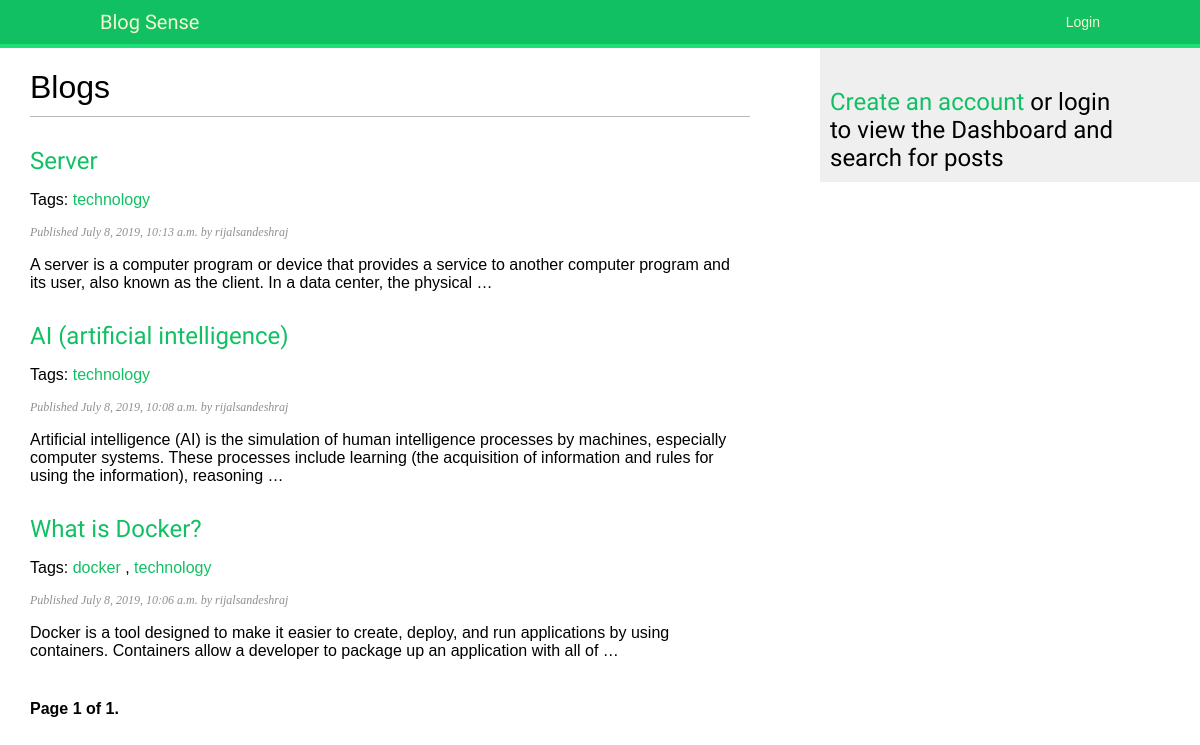
Screenshot of /blog/ with the database file from the repository.
### blog/models.py (models this page shows, shortened)
class Post(models.Model):
    STATUS_CHOICES = (
        ('draft', 'Draft'),
        ('published', 'Published'),
    )
    title = models.CharField(max_length=250)
    slug = models.SlugField(max_length=250,
                            unique_for_date='publish')
    author = models.ForeignKey(User,
                               on_delete=models.CASCADE,
                               related_name='blog_posts')
    body = models.TextField()
    publish = models.DateTimeField(default=timezone.now)
    created = models.DateTimeField(auto_now_add=True)
    updated = models.DateTimeField(auto_now=True)
    status = models.CharField(max_length=10,
                              choices=STATUS_CHOICES,
                              default='draft')
    objects = models.Manager()   # The default manager.
    published = PublishedManager()   # The custom manager.
    class Meta:
        ordering = ('-publish',)
    def get_absolute_url(self):
        return reverse('blog:post_detail',
                       args=[self.publish.year,
                             self.publish.month,
                             self.publish.day,
                             self.slug])
    tags = TaggableManager()

### blog/views.py (the view)
# urls.py: path('', views.post_list, name='post_list'),
def post_list(request, tag_slug=None):
    object_list = Post.published.all()
    tag = None
    if tag_slug:
        tag = get_object_or_404(Tag, slug=tag_slug)
        object_list = object_list.filter(tags__in=[tag])
    paginator = Paginator(object_list, 3)   # 3 posts in each page
    page = request.GET.get('page')
    try:
        posts = paginator.page(page)
    except PageNotAnInteger:
        posts = paginator.page(1)
    except EmptyPage:
        posts = paginator.page(paginator.num_pages)
    return render(request,
                  'blog/post/list.html',
                  {'page': page,
                   'posts': posts,
                   'tag': tag})

### blog/models.py (called while the page is built)
    def get_queryset(self):
        return super(PublishedManager,
                     self).get_queryset()\
            .filter(status='published')

### blog/templates/blog/post/list.html (shortened to what this page needs)
{% extends "blog/base.html" %}
{% load blog_tags %}
{% block content %}
<h1>Blogs</h1>
{% for post in posts %}
<h2>
    <a href="{{ post.get_absolute_url }}">
        {{ post.title }}
    </a>
</h2>
<p class="tags">
    Tags:
    {% for tag in post.tags.all %}
    <a href="{% url 'blog:post_list_by_tag' tag.slug %}">
        {{ tag.name }}
    </a>
    {% if not forloop.last %}, {% endif %}
    {% endfor %}
</p>
<p class="date">
    Published {{ post.publish }} by {{ post.author }}
</p>
{{ post.body|truncatewords:30|linebreaks }}
{% endfor %}
{% include "blog/pagination.html" with page=posts %}
{% endblock %}

### blog/templates/blog/base.html (shortened to what this page needs)
{% load blog_tags %}
{% load static %}
<!DOCTYPE html>
<html>
<head>
    <link href="{% static 'css/base.css' %}" rel="stylesheet">
</head>
<body>
    <div id="header">
        <span class="logo"><a href="{% url 'blog:post_list' %}">Blog Sense</a></span>
        <span class="user">
            {% if request.user.is_authenticated %}
            Hello {{ request.user.first_name }},
            <a href="{% url 'logout' %}">Log Out</a>
            {% else %}
            <a href="{% url 'login' %}">Login</a>
            {% endif %}
        </span>
    </div>
    <div id="content">
        {% block content %}
        {% endblock %}
    </div>
    {% if request.user.is_authenticated %}
    <div id="sidebar">
        <h2>Dashboard</h2>
        <p>This is my blog. I've written {% total_posts %} posts so far.</p>
        <p><a href="{% url 'blog:post_feed' %}">Subscribe to my RSS feed</a></p>
        <h3>Latest Posts</h3>
        {% show_latest_posts 2 %}
        <h3>Most Commented Posts</h3>
        {% get_most_commented_posts as most_commented_posts %}
        <ul>
            {% for post in most_commented_posts %}
            <li>
                <a href="{{ post.get_absolute_url }}">{{ post.title }}</a>
            </li>
            {% endfor %}
        </ul>
        <p><a href="{% url 'blog:post_search' %}">Search for posts</a></p>
    </div>
    {% else %}
    <div id="sidebar">
        <h2><a href="{% url 'blog:register' %}">Create an account</a> or login<br />
            to view the Dashboard and search for posts</h2>
    </div>
    {% endif %}
</body>
</html>

### blog/templates/blog/pagination.html (shortened to what this page needs)
<div class="pagination">
    <span class="step-links">
        <span class="current">
            Page {{ page.number }} of {{ page.paginator.num_pages }}.
        </span>
    </span>
</div>

### blog/static/css/base.css (style rules this page uses)
body { margin: 0; padding: 0; font-family: helvetica, sans-serif; }
a { color: #12c064; text-decoration: none; }
h1 { font-family: helvetica; font-weight: normal; border-bottom: 1px solid #bbb; padding: 0 0 10px 0; }
h2, h3 { font-family: "Muli", sans-serif; font-weight: normal; margin: 30px 0 0; }
#header { padding: 10px 100px; font-size: 14px; background: #12c064; color: #fff; border-bottom: 4px solid #1cdf78; overflow: auto; }
#header .logo { font-family: "Muli", sans-serif; float: left; color: #f3f7cc; font-size: 20px; margin-right: 10%; }
#header a { color: #f3f7cc; }
#header .user { float: right; padding-top: 4px; }
#content { float: left; width: 60%; padding: 0 0 0 30px; }
#sidebar { float: right; width: 30%; padding: 10px; background: #efefef; height: 100%; }
p.date { color: rgb(141, 145, 142); font-family: georgia, serif; font-size: 12px; font-style: italic; }
.pagination { margin: 40px 0; font-weight: bold; }

### rows the page displays
Post: title "Server", publish "July 8, 2019, 10:13 a.m.", author "rijalsandeshraj", body "A server is a computer program or device that provides a service to another computer program and its user, also known as the client. In a data center, the physical …"
Tag: name "technology"
Post: title "AI (artificial intelligence)", publish "July 8, 2019, 10:08 a.m.", author "rijalsandeshraj", body "Artificial intelligence (AI) is the simulation of human intelligence processes by machines, especially computer systems. These processes include learning (the acquisition of information and rules for using the information), reasoning …"
Post: title "What is Docker?", publish "July 8, 2019, 10:06 a.m.", author "rijalsandeshraj", body "Docker is a tool designed to make it easier to create, deploy, and run applications by using containers. Containers allow a developer to package up an application with all of …"
Tag: name "docker"

### other values shown
{{ page.number }} "1"
{{ page.paginator.num_pages }} "1"
